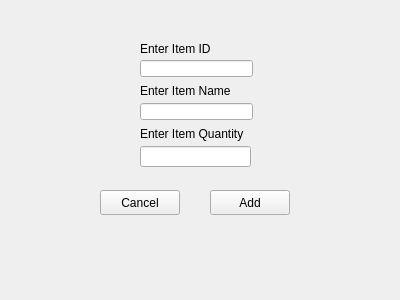
<?xml version="1.0" encoding="UTF-8"?>
<ui version="4.0">
 <class>addInventory</class>
 <widget class="QWidget" name="addInventory">
  <property name="geometry">
   <rect>
    <x>0</x>
    <y>0</y>
    <width>400</width>
    <height>300</height>
   </rect>
  </property>
  <property name="windowTitle">
   <string>Form</string>
  </property>
  <widget class="QPushButton" name="pushButton">
   <property name="geometry">
    <rect>
     <x>210</x>
     <y>190</y>
     <width>80</width>
     <height>25</height>
    </rect>
   </property>
   <property name="text">
    <string>Add</string>
   </property>
  </widget>
  <widget class="QPushButton" name="pushButton_2">
   <property name="geometry">
    <rect>
     <x>100</x>
     <y>190</y>
     <width>80</width>
     <height>25</height>
    </rect>
   </property>
   <property name="text">
    <string>Cancel</string>
   </property>
  </widget>
  <widget class="QLabel" name="label_2">
   <property name="geometry">
    <rect>
     <x>140</x>
     <y>125</y>
     <width>113</width>
     <height>17</height>
    </rect>
   </property>
   <property name="text">
    <string>Enter Item Quantity</string>
   </property>
  </widget>
  <widget class="QLineEdit" name="lineEdit_3">
   <property name="geometry">
    <rect>
     <x>140</x>
     <y>146</y>
     <width>111</width>
     <height>21</height>
    </rect>
   </property>
  </widget>
  <widget class="QLabel" name="label">
   <property name="geometry">
    <rect>
     <x>140</x>
     <y>40</y>
     <width>76</width>
     <height>17</height>
    </rect>
   </property>
   <property name="text">
    <string>Enter Item ID</string>
   </property>
  </widget>
  <widget class="QLineEdit" name="lineEdit">
   <property name="geometry">
    <rect>
     <x>140</x>
     <y>60</y>
     <width>113</width>
     <height>17</height>
    </rect>
   </property>
  </widget>
  <widget class="QLabel" name="label_3">
   <property name="geometry">
    <rect>
     <x>140</x>
     <y>82</y>
     <width>97</width>
     <height>17</height>
    </rect>
   </property>
   <property name="text">
    <string>Enter Item Name</string>
   </property>
  </widget>
  <widget class="QLineEdit" name="lineEdit_2">
   <property name="geometry">
    <rect>
     <x>140</x>
     <y>103</y>
     <width>113</width>
     <height>17</height>
    </rect>
   </property>
  </widget>
 </widget>
 <resources/>
 <connections/>
</ui>
